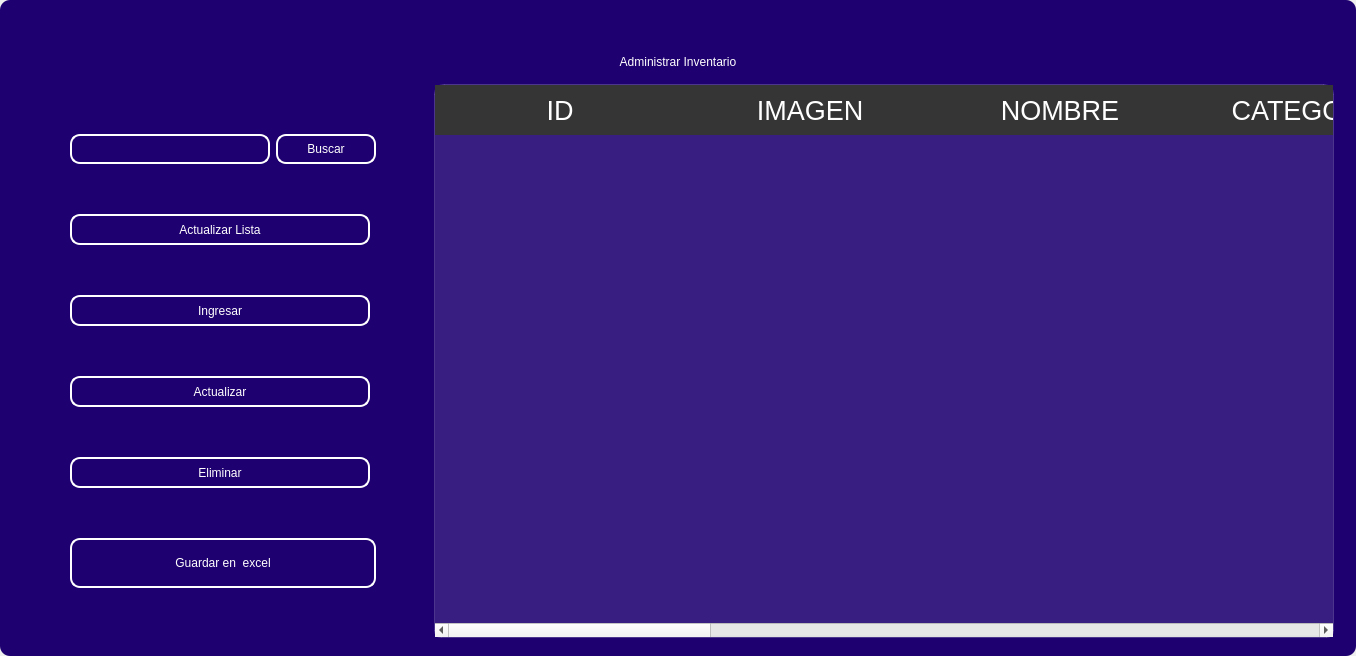
<?xml version="1.0" encoding="UTF-8"?>
<ui version="4.0">
 <class>MainWindow</class>
 <widget class="QMainWindow" name="MainWindow">
  <property name="geometry">
   <rect>
    <x>0</x>
    <y>0</y>
    <width>1356</width>
    <height>656</height>
   </rect>
  </property>
  <property name="windowTitle">
   <string>MainWindow</string>
  </property>
  <property name="styleSheet">
   <string notr="true"/>
  </property>
  <widget class="QWidget" name="centralwidget">
   <property name="styleSheet">
    <string notr="true"/>
   </property>
   <layout class="QVBoxLayout" name="verticalLayout">
    <property name="spacing">
     <number>0</number>
    </property>
    <property name="leftMargin">
     <number>0</number>
    </property>
    <property name="topMargin">
     <number>0</number>
    </property>
    <property name="rightMargin">
     <number>0</number>
    </property>
    <property name="bottomMargin">
     <number>0</number>
    </property>
    <item>
     <widget class="QFrame" name="frame">
      <property name="enabled">
       <bool>true</bool>
      </property>
      <property name="styleSheet">
       <string notr="true">
QFrame {
border-radius:10px;
background-color:#1E0070;
 }
</string>
      </property>
      <property name="frameShape">
       <enum>QFrame::StyledPanel</enum>
      </property>
      <property name="frameShadow">
       <enum>QFrame::Raised</enum>
      </property>
      <layout class="QVBoxLayout" name="verticalLayout_2">
       <item>
        <widget class="QFrame" name="frame_superior">
         <property name="minimumSize">
          <size>
           <width>0</width>
           <height>40</height>
          </size>
         </property>
         <property name="maximumSize">
          <size>
           <width>16777215</width>
           <height>40</height>
          </size>
         </property>
         <property name="styleSheet">
          <string notr="true">QPushButton{
border-radius:18px;
}

QPushButton:hover{
	background-color: rgb(0, 0, 0);
}
</string>
         </property>
         <property name="frameShape">
          <enum>QFrame::StyledPanel</enum>
         </property>
         <property name="frameShadow">
          <enum>QFrame::Raised</enum>
         </property>
         <layout class="QHBoxLayout" name="horizontalLayout_3">
          <property name="spacing">
           <number>4</number>
          </property>
          <property name="leftMargin">
           <number>0</number>
          </property>
          <property name="topMargin">
           <number>0</number>
          </property>
          <property name="rightMargin">
           <number>0</number>
          </property>
          <property name="bottomMargin">
           <number>0</number>
          </property>
          <item>
           <widget class="QPushButton" name="btn_icon">
            <property name="text">
             <string/>
            </property>
            <property name="iconSize">
             <size>
              <width>40</width>
              <height>40</height>
             </size>
            </property>
           </widget>
          </item>
          <item>
           <spacer name="horizontalSpacer_2">
            <property name="orientation">
             <enum>Qt::Horizontal</enum>
            </property>
            <property name="sizeHint" stdset="0">
             <size>
              <width>443</width>
              <height>20</height>
             </size>
            </property>
           </spacer>
          </item>
          <item>
           <widget class="QPushButton" name="btn_exit">
            <property name="minimumSize">
             <size>
              <width>38</width>
              <height>38</height>
             </size>
            </property>
            <property name="maximumSize">
             <size>
              <width>38</width>
              <height>38</height>
             </size>
            </property>
            <property name="cursor">
             <cursorShape>PointingHandCursor</cursorShape>
            </property>
            <property name="text">
             <string/>
            </property>
            <property name="iconSize">
             <size>
              <width>35</width>
              <height>35</height>
             </size>
            </property>
           </widget>
          </item>
          <item>
           <widget class="QPushButton" name="bt_minimizar">
            <property name="minimumSize">
             <size>
              <width>38</width>
              <height>38</height>
             </size>
            </property>
            <property name="maximumSize">
             <size>
              <width>38</width>
              <height>38</height>
             </size>
            </property>
            <property name="cursor">
             <cursorShape>PointingHandCursor</cursorShape>
            </property>
            <property name="text">
             <string/>
            </property>
            <property name="icon">
             <iconset>
              <normaloff>image/minus.svg</normaloff>image/minus.svg</iconset>
            </property>
            <property name="iconSize">
             <size>
              <width>38</width>
              <height>38</height>
             </size>
            </property>
           </widget>
          </item>
          <item>
           <widget class="QPushButton" name="bt_maximizar">
            <property name="minimumSize">
             <size>
              <width>38</width>
              <height>38</height>
             </size>
            </property>
            <property name="maximumSize">
             <size>
              <width>38</width>
              <height>38</height>
             </size>
            </property>
            <property name="cursor">
             <cursorShape>PointingHandCursor</cursorShape>
            </property>
            <property name="text">
             <string/>
            </property>
            <property name="icon">
             <iconset>
              <normaloff>image/chevron-up.svg</normaloff>image/chevron-up.svg</iconset>
            </property>
            <property name="iconSize">
             <size>
              <width>38</width>
              <height>38</height>
             </size>
            </property>
           </widget>
          </item>
          <item>
           <widget class="QPushButton" name="bt_restaurar">
            <property name="minimumSize">
             <size>
              <width>38</width>
              <height>38</height>
             </size>
            </property>
            <property name="maximumSize">
             <size>
              <width>38</width>
              <height>38</height>
             </size>
            </property>
            <property name="cursor">
             <cursorShape>PointingHandCursor</cursorShape>
            </property>
            <property name="text">
             <string/>
            </property>
            <property name="icon">
             <iconset>
              <normaloff>image/chevron-down.svg</normaloff>image/chevron-down.svg</iconset>
            </property>
            <property name="iconSize">
             <size>
              <width>38</width>
              <height>38</height>
             </size>
            </property>
           </widget>
          </item>
          <item>
           <widget class="QPushButton" name="bt_cerrar">
            <property name="minimumSize">
             <size>
              <width>38</width>
              <height>38</height>
             </size>
            </property>
            <property name="maximumSize">
             <size>
              <width>38</width>
              <height>38</height>
             </size>
            </property>
            <property name="cursor">
             <cursorShape>PointingHandCursor</cursorShape>
            </property>
            <property name="text">
             <string/>
            </property>
            <property name="icon">
             <iconset>
              <normaloff>image/x.svg</normaloff>image/x.svg</iconset>
            </property>
            <property name="iconSize">
             <size>
              <width>38</width>
              <height>38</height>
             </size>
            </property>
           </widget>
          </item>
         </layout>
        </widget>
       </item>
       <item>
        <widget class="QLabel" name="label">
         <property name="styleSheet">
          <string notr="true">font: 30pt &quot;MS Shell Dlg 2&quot;;
color: rgb(255, 255, 255);</string>
         </property>
         <property name="text">
          <string>Administrar Inventario</string>
         </property>
         <property name="alignment">
          <set>Qt::AlignCenter</set>
         </property>
        </widget>
       </item>
       <item>
        <widget class="QFrame" name="frame_3">
         <property name="frameShape">
          <enum>QFrame::StyledPanel</enum>
         </property>
         <property name="frameShadow">
          <enum>QFrame::Raised</enum>
         </property>
         <layout class="QHBoxLayout" name="horizontalLayout_4">
          <property name="spacing">
           <number>6</number>
          </property>
          <item>
           <layout class="QVBoxLayout" name="verticalLayout_4">
            <property name="spacing">
             <number>50</number>
            </property>
            <property name="leftMargin">
             <number>50</number>
            </property>
            <property name="topMargin">
             <number>50</number>
            </property>
            <property name="rightMargin">
             <number>50</number>
            </property>
            <property name="bottomMargin">
             <number>50</number>
            </property>
            <item>
             <layout class="QHBoxLayout" name="horizontalLayout">
              <property name="spacing">
               <number>6</number>
              </property>
              <property name="rightMargin">
               <number>0</number>
              </property>
              <property name="bottomMargin">
               <number>0</number>
              </property>
              <item>
               <widget class="QLineEdit" name="searchtxt">
                <property name="minimumSize">
                 <size>
                  <width>100</width>
                  <height>30</height>
                 </size>
                </property>
                <property name="maximumSize">
                 <size>
                  <width>200</width>
                  <height>30</height>
                 </size>
                </property>
                <property name="styleSheet">
                 <string notr="true">QLabel {
	color: rgb(255, 255, 254);
	font: 12pt &quot;Arial&quot;;
	background-color: rgba(0, 0, 0,0);
}

QTextEdit{
background-color: rgba(0, 0, 0,0);
border-radius:10px; 
font: 12pt &quot;Arial&quot;;
color: rgb(255, 255, 254);
border: 2px solid  rgb(255, 255, 255);

}

QTextEdit:hover{
background-color: rgba(0, 0, 0,0);
border-radius:10px; 
font: 12pt &quot;Arial&quot;;
border: 2px solid  rgb(120, 0, 171);
}

QTextEdit:focus{
background-color: rgb(0, 0, 0);
border-radius:10px; 
font: 12pt &quot;Arial&quot;;
border: 2px solid rgb(120, 0, 171);
}

QLineEdit{
background-color: rgba(0, 0, 0,0);
border-radius:10px; 
font: 12pt &quot;Arial&quot;;
color: rgb(255, 255, 254);
border: 2px solid  rgb(255, 255, 255);

}

QLineEdit:hover{
background-color: rgba(0, 0, 0,0);
border-radius:10px; 
font: 12pt &quot;Arial&quot;;
border: 2px solid  rgb(120, 0, 171);
}

QLineEdit:focus{
background-color: rgb(0, 0, 0);
border-radius:10px; 
font: 12pt &quot;Arial&quot;;
border: 2px solid rgb(120, 0, 171);
}

QCheckBox{
	font: 12pt &quot;Arial&quot;;
	color: rgb(255, 255, 255);
}

QCheckBox::indicator {
    width: 18px;
    height:18px;
}

QCheckBox::indicator:unchecked {
   background-image: url(image/square.svg);
}

QCheckBox::indicator:checked {
   background-image: url(image/check-square.svg);
}

QPushButton{
border-radius:10px; 
font: 12pt &quot;Arial&quot;;
color: rgb(255, 255, 254);
border: 2px solid #ffffff;
}

QPushButton:hover{
border-radius:10px; 
font: 12pt &quot;Arial&quot;;
color: rgb(255, 255, 255);
border: 2px solid rgb(120, 0, 171);
	background-color: rgb(120, 0, 171);
}
</string>
                </property>
               </widget>
              </item>
              <item>
               <widget class="QPushButton" name="btn_search">
                <property name="minimumSize">
                 <size>
                  <width>30</width>
                  <height>30</height>
                 </size>
                </property>
                <property name="maximumSize">
                 <size>
                  <width>100</width>
                  <height>30</height>
                 </size>
                </property>
                <property name="cursor">
                 <cursorShape>PointingHandCursor</cursorShape>
                </property>
                <property name="styleSheet">
                 <string notr="true">QPushButton{
border-radius:10px; 
font: 12pt &quot;Arial&quot;;
color: rgb(255, 255, 254);
border: 2px solid #ffffff;
}

QPushButton:hover{
border-radius:10px; 
font: 12pt &quot;Arial&quot;;
color: rgb(255, 255, 255);
border: 2px solid rgb(120, 0, 171);
	background-color: rgb(120, 0, 171);
}</string>
                </property>
                <property name="text">
                 <string>Buscar</string>
                </property>
               </widget>
              </item>
             </layout>
            </item>
            <item>
             <widget class="QPushButton" name="btn_get">
              <property name="minimumSize">
               <size>
                <width>50</width>
                <height>0</height>
               </size>
              </property>
              <property name="maximumSize">
               <size>
                <width>300</width>
                <height>50</height>
               </size>
              </property>
              <property name="cursor">
               <cursorShape>PointingHandCursor</cursorShape>
              </property>
              <property name="styleSheet">
               <string notr="true">QPushButton{
border-radius:10px; 
font: 12pt &quot;Arial&quot;;
color: rgb(255, 255, 254);
border: 2px solid #ffffff;
}

QPushButton:hover{
border-radius:10px; 
font: 12pt &quot;Arial&quot;;
color: rgb(255, 255, 255);
border: 2px solid rgb(120, 0, 171);
	background-color: rgb(120, 0, 171);
}</string>
              </property>
              <property name="text">
               <string>Actualizar Lista</string>
              </property>
              <property name="iconSize">
               <size>
                <width>30</width>
                <height>30</height>
               </size>
              </property>
             </widget>
            </item>
            <item>
             <widget class="QPushButton" name="btn_add">
              <property name="maximumSize">
               <size>
                <width>300</width>
                <height>50</height>
               </size>
              </property>
              <property name="cursor">
               <cursorShape>PointingHandCursor</cursorShape>
              </property>
              <property name="styleSheet">
               <string notr="true">QPushButton{
border-radius:10px; 
font: 12pt &quot;Arial&quot;;
color: rgb(255, 255, 254);
border: 2px solid #ffffff;
}

QPushButton:hover{
border-radius:10px; 
font: 12pt &quot;Arial&quot;;
color: rgb(255, 255, 255);
border: 2px solid rgb(120, 0, 171);
	background-color: rgb(120, 0, 171);
}</string>
              </property>
              <property name="text">
               <string>Ingresar</string>
              </property>
              <property name="iconSize">
               <size>
                <width>30</width>
                <height>30</height>
               </size>
              </property>
             </widget>
            </item>
            <item>
             <widget class="QPushButton" name="btn_update">
              <property name="maximumSize">
               <size>
                <width>300</width>
                <height>50</height>
               </size>
              </property>
              <property name="cursor">
               <cursorShape>PointingHandCursor</cursorShape>
              </property>
              <property name="styleSheet">
               <string notr="true">QPushButton{
border-radius:10px; 
font: 12pt &quot;Arial&quot;;
color: rgb(255, 255, 254);
border: 2px solid #ffffff;
}

QPushButton:hover{
border-radius:10px; 
font: 12pt &quot;Arial&quot;;
color: rgb(255, 255, 255);
border: 2px solid rgb(120, 0, 171);
	background-color: rgb(120, 0, 171);
}</string>
              </property>
              <property name="text">
               <string>Actualizar</string>
              </property>
              <property name="iconSize">
               <size>
                <width>30</width>
                <height>30</height>
               </size>
              </property>
             </widget>
            </item>
            <item>
             <widget class="QPushButton" name="btn_delete">
              <property name="maximumSize">
               <size>
                <width>300</width>
                <height>50</height>
               </size>
              </property>
              <property name="cursor">
               <cursorShape>PointingHandCursor</cursorShape>
              </property>
              <property name="styleSheet">
               <string notr="true">QPushButton{
border-radius:10px; 
font: 12pt &quot;Arial&quot;;
color: rgb(255, 255, 254);
border: 2px solid #ffffff;
}

QPushButton:hover{
border-radius:10px; 
font: 12pt &quot;Arial&quot;;
color: rgb(255, 255, 255);
border: 2px solid rgb(120, 0, 171);
	background-color: rgb(120, 0, 171);
}</string>
              </property>
              <property name="text">
               <string>Eliminar</string>
              </property>
              <property name="iconSize">
               <size>
                <width>30</width>
                <height>30</height>
               </size>
              </property>
             </widget>
            </item>
            <item>
             <widget class="QPushButton" name="btn_excel">
              <property name="minimumSize">
               <size>
                <width>11</width>
                <height>50</height>
               </size>
              </property>
              <property name="cursor">
               <cursorShape>PointingHandCursor</cursorShape>
              </property>
              <property name="styleSheet">
               <string notr="true">QPushButton{
border-radius:10px; 
font: 12pt &quot;Arial&quot;;
color: rgb(255, 255, 254);
border: 2px solid #ffffff;
}

QPushButton:hover{
border-radius:10px; 
font: 12pt &quot;Arial&quot;;
color: rgb(255, 255, 255);
border: 2px solid rgb(120, 0, 171);
	background-color: rgb(120, 0, 171);
}</string>
              </property>
              <property name="text">
               <string>Guardar en  excel</string>
              </property>
              <property name="iconSize">
               <size>
                <width>35</width>
                <height>35</height>
               </size>
              </property>
             </widget>
            </item>
           </layout>
          </item>
          <item>
           <widget class="QTableWidget" name="table_inventory">
            <property name="minimumSize">
             <size>
              <width>900</width>
              <height>0</height>
             </size>
            </property>
            <property name="maximumSize">
             <size>
              <width>700</width>
              <height>16777215</height>
             </size>
            </property>
            <property name="styleSheet">
             <string notr="true">QTableView {
	background-color: rgba(255, 255, 255, 30); 	
	border: 1px solid rgba(255,255,255,40);
	border-bottom-right-radius: 7px; 
	border-bottom-left-radius: 7px; 
	color: white;
	font: 15pt &quot;MS Shell Dlg 2&quot;;
}

QHeaderView::section {
background-color: rgb(53, 53, 53);
color: white;
border: none;
height: 50px;
font-size: 20pt;
}

QTableView::item {
    border-style: none;
    border-bottom: 1px solid rgba(255,255,255,50);
    padding-left: auto;
    padding-right: auto;
}

QTableView::item:selected{
	border: none;
	color: rgb(255, 255, 255);
    background-color: rgba(255, 255, 255, 50);
}
</string>
            </property>
            <property name="editTriggers">
             <set>QAbstractItemView::NoEditTriggers</set>
            </property>
            <attribute name="horizontalHeaderDefaultSectionSize">
             <number>250</number>
            </attribute>
            <column>
             <property name="text">
              <string>ID</string>
             </property>
            </column>
            <column>
             <property name="text">
              <string>IMAGEN</string>
             </property>
            </column>
            <column>
             <property name="text">
              <string>NOMBRE</string>
             </property>
            </column>
            <column>
             <property name="text">
              <string>CATEGORIA</string>
             </property>
            </column>
            <column>
             <property name="text">
              <string>CANTIDAD DISPONIBLE</string>
             </property>
            </column>
            <column>
             <property name="text">
              <string>PRECIO COMPRA</string>
             </property>
            </column>
            <column>
             <property name="text">
              <string>PRECIO VENTA</string>
             </property>
            </column>
            <column>
             <property name="text">
              <string>TOTAL COMPRA</string>
             </property>
            </column>
            <column>
             <property name="text">
              <string>DESCRIPCION</string>
             </property>
            </column>
            <column>
             <property name="text">
              <string>TIPO DE PRODUCTO</string>
             </property>
            </column>
           </widget>
          </item>
         </layout>
        </widget>
       </item>
      </layout>
     </widget>
    </item>
   </layout>
  </widget>
 </widget>
 <resources/>
 <connections/>
</ui>
